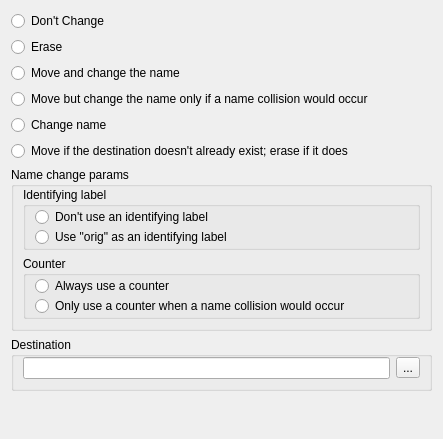
         <widget class="QWidget" name="tab_3" >
          <attribute name="title" >
           <string>Original file that was transformed</string>
          </attribute>
          <layout class="QVBoxLayout" >
           <item>
            <widget class="QRadioButton" name="m_pPODontChangeRB" >
             <property name="text" >
              <string>Don't Change</string>
             </property>
            </widget>
           </item>
           <item>
            <widget class="QRadioButton" name="m_pPOEraseRB" >
             <property name="text" >
              <string>Erase</string>
             </property>
            </widget>
           </item>
           <item>
            <widget class="QRadioButton" name="m_pPOMoveAlwaysChangeRB" >
             <property name="text" >
              <string>Move and change the name</string>
             </property>
            </widget>
           </item>
           <item>
            <widget class="QRadioButton" name="m_pPOMoveChangeIfNeededRB" >
             <property name="text" >
              <string>Move but change the name only if a name collision would occur</string>
             </property>
            </widget>
           </item>
           <item>
            <widget class="QRadioButton" name="m_pPOChangeNameRB" >
             <property name="text" >
              <string>Change name</string>
             </property>
            </widget>
           </item>
           <item>
            <widget class="QRadioButton" name="m_pPOMoveOrEraseRB" >
             <property name="text" >
              <string>Move if the destination doesn't already exist; erase if it does</string>
             </property>
            </widget>
           </item>
           <item>
            <widget class="QGroupBox" name="groupBox_3" >
             <property name="title" >
              <string>Name change params</string>
             </property>
             <layout class="QVBoxLayout" >
              <property name="topMargin" >
               <number>0</number>
              </property>
              <item>
               <widget class="QGroupBox" name="groupBox_2" >
                <property name="title" >
                 <string>Identifying label</string>
                </property>
                <layout class="QVBoxLayout" >
                 <property name="spacing" >
                  <number>0</number>
                 </property>
                 <property name="topMargin" >
                  <number>0</number>
                 </property>
                 <property name="bottomMargin" >
                  <number>0</number>
                 </property>
                 <item>
                  <widget class="QRadioButton" name="m_pPODontUseLabelRB" >
                   <property name="text" >
                    <string>Don't use an identifying label</string>
                   </property>
                  </widget>
                 </item>
                 <item>
                  <widget class="QRadioButton" name="m_pPOUseLabelRB" >
                   <property name="text" >
                    <string>Use "orig" as an identifying label</string>
                   </property>
                  </widget>
                 </item>
                </layout>
               </widget>
              </item>
              <item>
               <widget class="QGroupBox" name="groupBox_4" >
                <property name="title" >
                 <string>Counter</string>
                </property>
                <layout class="QVBoxLayout" >
                 <property name="spacing" >
                  <number>0</number>
                 </property>
                 <property name="topMargin" >
                  <number>0</number>
                 </property>
                 <property name="bottomMargin" >
                  <number>0</number>
                 </property>
                 <item>
                  <widget class="QRadioButton" name="m_pPOAlwaysUseCounterRB" >
                   <property name="text" >
                    <string>Always use a counter</string>
                   </property>
                  </widget>
                 </item>
                 <item>
                  <widget class="QRadioButton" name="m_pPOUseCounterIfNeededRB" >
                   <property name="text" >
                    <string>Only use a counter when a name collision would occur</string>
                   </property>
                  </widget>
                 </item>
                </layout>
               </widget>
              </item>
             </layout>
            </widget>
           </item>
           <item>
            <widget class="QGroupBox" name="groupBox_15" >
             <property name="title" >
              <string>Destination</string>
             </property>
             <layout class="QHBoxLayout" >
              <property name="topMargin" >
               <number>0</number>
              </property>
              <item>
               <widget class="QLineEdit" name="m_pPODestE" />
              </item>
              <item>
               <widget class="QToolButton" name="m_pSelectOrigTransfDestDirB" >
                <property name="text" >
                 <string>...</string>
                </property>
               </widget>
              </item>
             </layout>
            </widget>
           </item>
           <item>
            <spacer>
             <property name="orientation" >
              <enum>Qt::Vertical</enum>
             </property>
             <property name="sizeHint" >
              <size>
               <width>421</width>
               <height>37</height>
              </size>
             </property>
            </spacer>
           </item>
          </layout>
         </widget>
